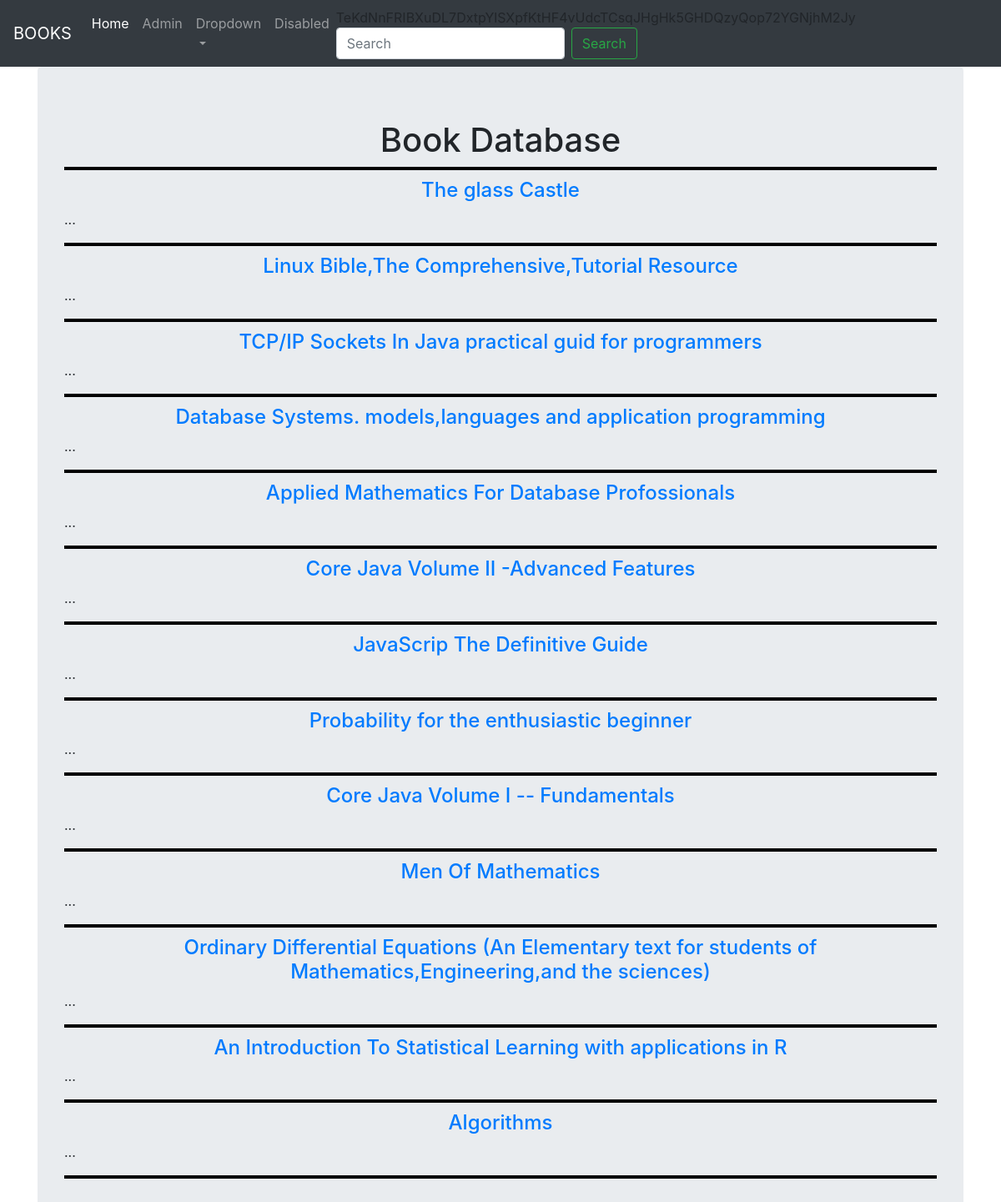
The page /books/ on the database its author committed.
### my_books/models.py (models this page shows, shortened)
class Book(models.Model):
    title = models.CharField(max_length=256)
    isbn = models.CharField(max_length=13,primary_key=True)
    price = models.DecimalField(decimal_places=2,max_digits=6,default=1.00)

### my_books/views.py (the view)
class BookListView(ListView):
    template_name = 'my_books/book_list.html'
    context_object_name = 'book_list'
    model = Book

### templates/my_books/book_list.html
{% extends 'base_index.html' %}
  {% load staticfiles %}
  {% block body_block %}
      <div class="jumbotron">
        <h1 class="m_h">Book Database</h1>
          {% for book in book_list %}
            <div class="book_nail">
              <h3 class="title_head"> <a href="{{ book.isbn }}"><h4>{{ book.title }}</h4></a></h3>
              <p>...</p>
           </div>
          {% endfor %}
      </div>
  {% endblock %}

### templates/base_index.html (shortened to what this page needs)
<!DOCTYPE html>
{% load staticfiles %}
<html>
  <head>
    <link rel="stylesheet" href="{% static '/css/bootstrap.css' %}">
    <link rel="stylesheet" href="{% static '/css/books.css' %}">
  </head>
  <body>
    <nav class="navbar navbar-expand-lg navbar-dark bg-dark">
  <a class="navbar-brand" href="{% url 'my_books:booksList' %}">BOOKS</a>
  <div class="collapse navbar-collapse" id="navbarSupportedContent">
    <ul class="navbar-nav mr-auto">
      <li class="nav-item active">
        <a class="nav-link" href="{% url 'index' %}">Home <span class="sr-only">(current)</span></a>
      </li>
      <li class="nav-item">
        <a class="nav-link" href="{% url 'admin:index'%}">Admin</a>
      </li>
      <li class="nav-item dropdown">
        <a class="nav-link dropdown-toggle" href="#" id="navbarDropdown" role="button" data-toggle="dropdown" aria-haspopup="true" aria-expanded="false">
          Dropdown
        </a>
      </li>
      <li class="nav-item">
        <a class="nav-link " href="#">Disabled</a>
      </li>
    </ul>
    <form class="form-inline my-2 my-lg-0" action = "{% url 'my_books:book_search' %}">
        {{ csrf_token }}
      <input class="form-control mr-sm-2" type="search" placeholder="Search" aria-label="Search">
      <button class="btn btn-outline-success my-2 my-sm-0" type="submit">Search</button>
    </form>
  </div>
</nav>
    <div class="container">
      {% block body_block %}
      {% endblock %}
    </div>
  </body>
</html>

### static/css/books.css (style rules this page uses)
div.book_nail { border-top: 2px solid black; border-bottom:2px solid black; padding-top: 10px; }
h3.title_head { text-align: center; }
h1.m_h { text-align: center; }
div.book_nail:first-of-type { border-top: 4px solid black; }
div.book_nail:last-of-type { border-bottom: 4px solid black; }

### rows shown on the page
Book: title "The glass Castle"
Book: title "Linux Bible,The Comprehensive,Tutorial Resource"
Book: title "TCP/IP Sockets In Java practical guid for programmers"
Book: title "Database Systems. models,languages and application programming"
Book: title "Applied Mathematics For Database Profossionals"
Book: title "Core Java Volume II -Advanced Features"
Book: title "JavaScrip The Definitive Guide"
Book: title "Probability for the enthusiastic beginner"
Book: title "Core Java Volume I -- Fundamentals"
Book: title "Men Of Mathematics"
Book: title "Ordinary Differential Equations (An Elementary text for students of Mathematics,Engineering,and the sciences)"
Book: title "An Introduction To Statistical Learning with applications in R"
Book: title "Algorithms"
